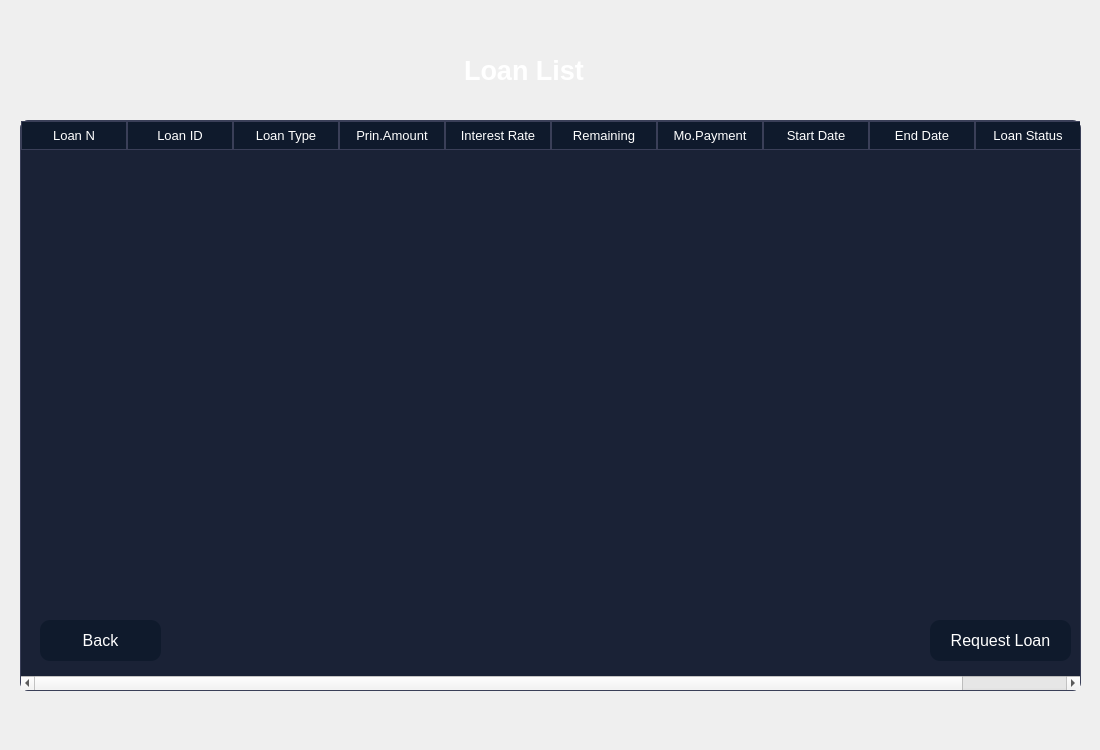
<?xml version="1.0" encoding="UTF-8"?>
<ui version="4.0">
 <class>showloans</class>
 <widget class="QDialog" name="showloans">
  <property name="geometry">
   <rect>
    <x>0</x>
    <y>0</y>
    <width>1100</width>
    <height>750</height>
   </rect>
  </property>
  <property name="windowTitle">
   <string>Dialog</string>
  </property>
  <property name="styleSheet">
   <string notr="true">QTableWidget {
    background-color: #1A2236;
    color: #FFFFFF;
    border: 1px solid #3A3F58;
    gridline-color: #3A3F58;
    font-family: &quot;Inter&quot;;
    font-size: 10pt;
    border-radius: 8px;
    selection-background-color: #0F5FFF;
    selection-color: #FFFFFF;
}

QHeaderView::section {
    background-color: #0F1A2C;
    color: #FFFFFF;
    border: 1px solid #3A3F58;
    padding: 4px;
    font-family: &quot;Montserrat SemiBold&quot;;
    font-size: 10pt;
}

QTableWidget::item:selected {
    background-color: #0F5FFF;
    color: #FFFFFF;
}
QGroupBox {
    border: 1.5px solid #BFC5D2;
    border-radius: 12px;
    margin-top: 25px;
    color: white;
    font-family: &quot;Segoe UI Semibold&quot;;
    font-size: 14pt;
}

QGroupBox::title {
    subcontrol-origin: margin;
    padding: 4px 10px;
}
QPushButton {
    background-color: #0F1A2C;
    color: #FFFFFF;
	border-color: rgb(0, 0, 0);
    border-radius: 10px;
    font-family: &quot;Montserrat SemiBold&quot;;
    font-size: 12pt;
    padding: 6px 12px;
}

QPushButton:hover {
    background-color: #1A2942;
}

QPushButton:pressed {
    background-color: #09111A;
}
QLineEdit {
    background-color: #FFFFFF;
    border: 1px solid #C6D4E1;
    border-radius: 8px;
    padding: 6px;
    color: #0A1320;
    font-family: &quot;Inter&quot;;
    font-size: 11pt;
}

QLineEdit:focus {
    border: 1px solid #00B4FF;
    background-color: #F8FBFF;
}
QComboBox {
    background-color: #FFFFFF;
    border: 1px solid #C6D4E1;
    border-radius: 8px;
    padding: 6px;
    color: #0A1320;
    font-family: &quot;Inter&quot;;
    font-size: 11pt;
}

QComboBox:focus {
    border: 1px solid #00B4FF;
    background-color: #F8FBFF;
}

QComboBox::drop-down {
    subcontrol-origin: padding;
    subcontrol-position: top right;
    width: 20px;
    border-left: 1px solid #C6D4E1;
}

QComboBox::down-arrow {
    
	image: url(:/new/prefix1/icon.png);
    width: 12px;
    height: 12px;
}
QDateEdit {
    background-color: #FFFFFF;
    border: 1px solid #C6D4E1;
    border-radius: 8px;
    padding: 6px;
    color: #0A1320;
    font-family: &quot;Inter&quot;;
    font-size: 11pt;
}

QDateEdit:focus {
    border: 1px solid #00B4FF;
    background-color: #F8FBFF;
}

QDateEdit::drop-down {
    subcontrol-origin: padding;
    subcontrol-position: top right;
    width: 20px;
    border-left: 1px solid #C6D4E1;
}

QDateEdit::down-arrow {
    image: url(:/new/prefix1/icon.png);
    width: 12px;
    height: 12px;
}
QDateEdit::up-arrow {
    
	image: url(:/new/prefix1/icon3.webp);
    width: 12px;
    height: 12px;
}

QTabWidget::pane {
    border: 1px solid #3A3F58;
    border-radius: 8px;
    background-color: #1A2236;
}

QTabBar::tab {
    background: #0F1A2C;
    color: #FFFFFF;
    border: 1px solid #3A3F58;
    border-bottom: none;
    border-top-left-radius: 8px;
    border-top-right-radius: 8px;
    padding: 8px 16px;
    font-family: &quot;Montserrat SemiBold&quot;;
    font-size: 10pt;
}

QTabBar::tab:selected {
    background: #0F5FFF;
    color: #FFFFFF;
}

QTabBar::tab:hover {
    background: #1A2942;
}</string>
  </property>
  <widget class="QLabel" name="label">
   <property name="geometry">
    <rect>
     <x>0</x>
     <y>0</y>
     <width>1100</width>
     <height>750</height>
    </rect>
   </property>
   <property name="styleSheet">
    <string notr="true">image: url(:/new/prefix1/bg.jpg);</string>
   </property>
   <property name="text">
    <string/>
   </property>
  </widget>
  <widget class="QLabel" name="l">
   <property name="geometry">
    <rect>
     <x>210</x>
     <y>190</y>
     <width>701</width>
     <height>81</height>
    </rect>
   </property>
   <property name="styleSheet">
    <string notr="true">color: rgb(170, 0, 0);
font: 700 18pt &quot;Segoe UI&quot;;
</string>
   </property>
   <property name="text">
    <string/>
   </property>
  </widget>
  <widget class="QPushButton" name="back">
   <property name="geometry">
    <rect>
     <x>40</x>
     <y>620</y>
     <width>121</width>
     <height>41</height>
    </rect>
   </property>
   <property name="text">
    <string>Back</string>
   </property>
  </widget>
  <widget class="QTableWidget" name="tableWidget">
   <property name="geometry">
    <rect>
     <x>20</x>
     <y>120</y>
     <width>1061</width>
     <height>571</height>
    </rect>
   </property>
   <property name="minimumSize">
    <size>
     <width>50</width>
     <height>0</height>
    </size>
   </property>
   <property name="font">
    <font>
     <family>Inter</family>
     <pointsize>10</pointsize>
     <bold>false</bold>
    </font>
   </property>
   <attribute name="horizontalHeaderDefaultSectionSize">
    <number>106</number>
   </attribute>
   <column>
    <property name="text">
     <string>Loan N</string>
    </property>
   </column>
   <column>
    <property name="text">
     <string>Loan ID</string>
    </property>
   </column>
   <column>
    <property name="text">
     <string>Loan Type</string>
    </property>
   </column>
   <column>
    <property name="text">
     <string>Prin.Amount</string>
    </property>
   </column>
   <column>
    <property name="text">
     <string>Interest Rate</string>
    </property>
   </column>
   <column>
    <property name="text">
     <string>Remaining</string>
    </property>
   </column>
   <column>
    <property name="text">
     <string>Mo.Payment</string>
    </property>
   </column>
   <column>
    <property name="text">
     <string>Start Date</string>
    </property>
   </column>
   <column>
    <property name="text">
     <string>End Date</string>
    </property>
   </column>
   <column>
    <property name="text">
     <string>Loan Status</string>
    </property>
   </column>
  </widget>
  <widget class="QLabel" name="label_2">
   <property name="geometry">
    <rect>
     <x>400</x>
     <y>40</y>
     <width>241</width>
     <height>61</height>
    </rect>
   </property>
   <property name="styleSheet">
    <string notr="true">color: #FFFFFF; 
font-family: &quot;Montserrat SemiBold&quot;; 
font-size: 20pt;
font-weight: 700; 
padding: 4px 0;

</string>
   </property>
   <property name="text">
    <string>&lt;html&gt;&lt;head/&gt;&lt;body&gt;&lt;p align=&quot;center&quot;&gt;Loan List&lt;/p&gt;&lt;/body&gt;&lt;/html&gt;</string>
   </property>
  </widget>
  <widget class="QPushButton" name="loan">
   <property name="geometry">
    <rect>
     <x>930</x>
     <y>620</y>
     <width>141</width>
     <height>41</height>
    </rect>
   </property>
   <property name="text">
    <string>Request Loan</string>
   </property>
  </widget>
  <zorder>label</zorder>
  <zorder>tableWidget</zorder>
  <zorder>l</zorder>
  <zorder>back</zorder>
  <zorder>label_2</zorder>
  <zorder>loan</zorder>
 </widget>
 <resources/>
 <connections/>
</ui>
